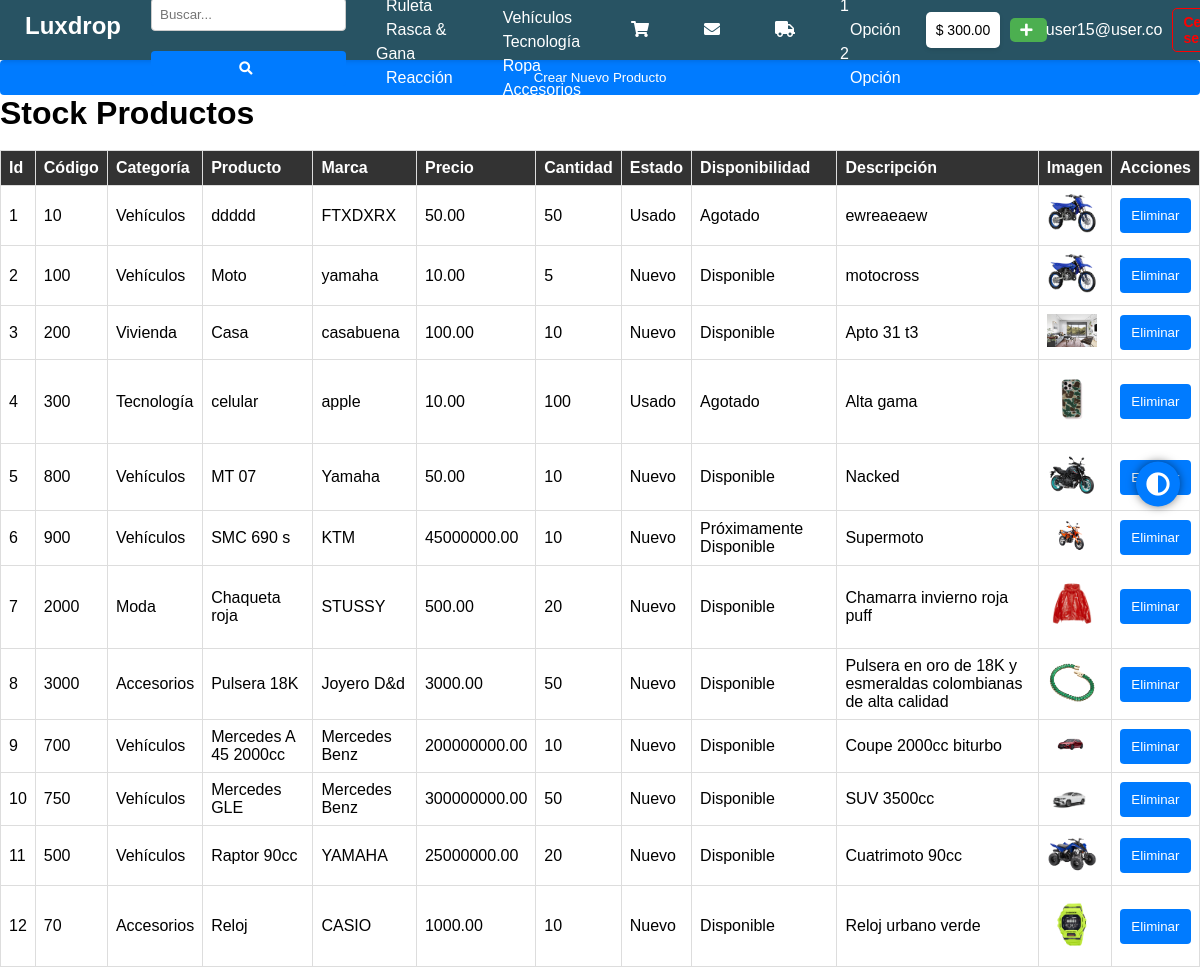
Page /products/ (signed in) on the committed database.
### Lucky/models.py (models this page shows, shortened)
class CustomUser(AbstractBaseUser, PermissionsMixin):
    ROLE_CHOICES = [
        ('superuser', 'Superuser'),
        ('admin', 'Admin'),
        ('manager', 'Manager'),
        ('customer', 'Customer'),
    ]
    email = models.EmailField(unique=True)
    date_joined = models.DateTimeField(default=timezone.now)
    last_login = models.DateTimeField(_('last login'), blank=True, null=True)
    first_name = models.CharField(max_length=50, blank=True)
    last_name = models.CharField(max_length=50, blank=True)
    is_active = models.BooleanField(default=True)
    is_staff = models.BooleanField(default=False)
    user_number = models.IntegerField(blank=True, null=True)
    is_verified = models.BooleanField(default=False, blank=True)
    groups = models.ManyToManyField(Group, related_name='customuser_set', blank=True)
    user_permissions = models.ManyToManyField(Permission, related_name='customuser_set', blank=True)
    role = models.CharField(max_length=50, choices=ROLE_CHOICES, default='customer')
    objects = CustomUserManager()
    USERNAME_FIELD = 'email'
    REQUIRED_FIELDS = []
    class Meta:
        db_table = 'Auth'
        verbose_name = _('user')
        verbose_name_plural = _('users')

class Wallet(models.Model):
    user = models.OneToOneField(CustomUser, on_delete=models.CASCADE, related_name='wallet')
    user_email = models.EmailField(unique=True)
    currency = models.CharField(max_length=3, default='USD')
    last_update_date = models.DateTimeField(auto_now=True)
    amount = models.DecimalField(max_digits=10, decimal_places=2, default=0)
    class Meta:
        db_table = 'Wallet'

class Product(models.Model):
    DISPONIBILITY_CHOICES = [
        ('available', 'Disponible'),
        ('out_of_stock', 'Agotado'),
        ('coming_soon', 'Próximamente Disponible'),
        ('reserved', 'Reservado'),
        ('discontinued', 'Descontinuado'),
        ('in_transit', 'En Tránsito'),
        ('pending', 'Pendiente'),
        ('returned', 'Devuelto'),
        ('under_repair', 'En Reparación'),
        ('not_for_sale', 'No Disponible para Venta'),
        ('being_retired', 'En Proceso de Retiro'),
        ('in_negotiation', 'En Negociación'),
        ('sold_out', 'Agotado'),
        ('available_now', 'Disponible Ahora'),
        ('temporarily_unavailable', 'Temporalmente No Disponible'),
        ('pre_order', 'Preorden'),
        ('backorder', 'Pedido Pendiente'),
        ('special_order', 'Pedido Especial'),
        ('limited_stock', 'Stock Limitado'),
        ('awaiting_restock', 'Esperando Reabastecimiento'),
        ('to_be_demolished', 'Para Ser Demolido'),
    ]
    STATE_CHOICES = [
        ('NEW', 'Nuevo'),
        ('USED', 'Usado'),
        ('REFURBISHED', 'Reacondicionado'),
        ('DAMAGED', 'Dañado'),
        ('OPEN_BOX', 'Caja Abierta'),
        ('FOR_PARTS', 'Para Piezas'),
        ('for_sale', 'En Venta'),
        ('for_rent', 'En Renta'),
        ('sale_in_progress', 'En Proceso de Venta'),
        ('rented', 'Rentada'),
        ('under_contract', 'Bajo Contrato'),
        ('available_soon', 'Disponible Pronto'),
        ('under_renovation', 'En Renovación'),
        ('under_maintenance', 'En Mantenimiento'),
        ('under_construction', 'En Construcción'),
        ('new_listing', 'Nuevo Listado'),
        ('off_market', 'Fuera del Mercado'),
        ('foreclosed', 'Embargada'),
        ('auction', 'Subasta'),
        ('pending_inspection', 'Pendiente de Inspección'),
        ('contingent', 'Contingente'),
        ('move_in_ready', 'Listo para Mudanza'),
        ('fixer_upper', 'Para Renovar'),
        ('historical', 'Histórico'),
        ('luxury', 'Lujo'),
        ('eco_friendly', 'Ecológico'),
    ]
    CATEGORY_CHOICES = [
        ('housing', 'Vivienda'),
        ('vehicles', 'Vehículos'),
        ('technology', 'Tecnología'),
        ('fashion', 'Moda'),
        ('accessories', 'Accesorios'),
    ]
    code = models.CharField(max_length=100, unique=True)
    name = models.CharField(max_length=100)
    description = models.TextField()
    price = models.DecimalField(max_digits=13, decimal_places=2)
    stock = models.IntegerField()
    categories = models.CharField(max_length=20, choices=CATEGORY_CHOICES, blank=True, null=True, default='technology')
    brand = models.CharField(max_length=100)
    disponibility = models.CharField(max_length=50, choices=DISPONIBILITY_CHOICES, blank=True, null=True, default='coming_soon')
    state = models.CharField(max_length=20, choices=STATE_CHOICES, blank=True, null=True, default='NEW')
    image = models.ImageField(upload_to="images/")
    class Meta:
        db_table = 'Products'
        verbose_name = _('product')
        verbose_name_plural = _('products')

### Lucky/views.py (the view)
# urls.py: path('products/', views.products, name='products'),
@login_required
def products(request):
    if request.method == 'POST':
        form = ProductForm(request.POST, request.FILES)
        if form.is_valid():
            form.save()
            messages.success(request, 'Producto creado exitosamente.')
            return redirect('products')
        else:
            messages.error(request, 'Error al crear el producto. Por favor revise los datos ingresados.')
    else:
        form = ProductForm()
    products = Product.objects.all()
    return render(request, 'products.html', {'form': form, 'products': products})

### Lucky/forms.py
class ProductForm(forms.ModelForm):
    class Meta:
        model = Product
        fields = ['id', 'code', 'name', 'description', 'price', 'stock', 'categories', 'brand', 'state', 'disponibility', 'image']
        widgets = {
            'categories': forms.Select(choices=Product.CATEGORY_CHOICES),
            'state': forms.Select(choices=Product.STATE_CHOICES),
            'disponibility': forms.Select(choices=Product.DISPONIBILITY_CHOICES),
        }

### templates/products.html (shortened to what this page needs)
{% load static %}
<!DOCTYPE html>
<html lang="en">
<head>
    <link rel="stylesheet" href="https://cdnjs.cloudflare.com/ajax/libs/font-awesome/5.15.4/css/all.min.css">
    <link rel="stylesheet" href="{% static '../static/css/style.css' %}">
</head>
<body>
           {% include 'header.html' %}
        <div class="container">
            <button id="toggleFormBtn">Crear Nuevo Producto</button>
        </div>
            <main class="user-data-table">
                <h1>Stock Productos</h1>
                <table class="deliveries-table">
                    <thead>
                        <tr>
                            <th>Id</th>
                            <th>Código</th>
                            <th>Categoría</th>
                            <th>Producto</th>
                            <th>Marca</th>
                            <th>Precio</th>
                            <th>Cantidad</th>
                            <th>Estado</th>
                            <th>Disponibilidad</th>
                            <th>Descripción</th>
                            <th>Imagen</th>
                            <th>Acciones</th>
                        </tr>
                    </thead>
                    <br>
                    <tbody>
                        {% for product in products %}
                        <tr>
                            <td>{{ product.id }}</td>
                            <td>{{ product.code }}</td>
                            <td>{{ product.get_categories_display }}</td>
                            <td>{{ product.name }}</td>
                            <td>{{ product.brand }}</td>
                            <td>{{ product.price }}</td>
                            <td>{{ product.stock }}</td>
                            <td>{{ product.get_state_display }}</td>
                            <td>{{ product.get_disponibility_display }}</td>
                            <td>{{ product.description }}</td>
                            <td><img src="{{ product.image.url }}" alt="{{ product.name }}" style="width: 50px; height: auto;"></td>
                            <td>
                                <form method="post" id="delete_form_{{ product.id }}" action="{% url 'delete_product' product.id %}">
                                    <button type="button" class="btn btn-danger btn-sm delete-btn" data-product-id="{{ product.id }}">Eliminar</button>
                                </form>
                            </td>
                        </tr>
                        {% empty %}
                        <tr>
                            <td colspan="10">No hay productos disponibles.</td>
                        </tr>
                        {% endfor %}
                    </tbody>
                </table>
            </main>
    <div class="floating-button" id="theme-toggle">
        <i class="fas fa-adjust"></i>
    </div>
    {% include 'modal_lugares.html' %}
</body>
</html>

### templates/header.html (shortened to what this page needs)
{% load static %}
<!DOCTYPE html>
<html lang="en">
<head>
    <link rel="stylesheet" href="https://cdnjs.cloudflare.com/ajax/libs/font-awesome/5.15.4/css/all.min.css">
    <link rel="stylesheet" href="{% static 'css/header.css' %}">
</head>
<body>
    <header>
        <nav>
            <li class="title"><a href="{% url 'home' %}">Luxdrop</a></li>
            <ul id="navMenu">
                <li class="dropdown search-dropdown">
                    <div class="dropdown-content search-bar">
                        <input type="text" placeholder="Buscar..." id="searchInput">
                        <button type="submit"><i class="fas fa-search"></i></button>
                    </div>
                </li>
                <li class="dropdown">
                    <div class="dropdown-content">
                        <a href="{% url 'drop' %}">Ruleta</a>
                        <a href="#">Rasca & Gana</a>
                        <a href="#">Reacción</a>
                    </div>
                </li>
                <li class="dropdown">
                    <div class="dropdown-content">
                        <a href="#">Vivienda</a>
                        <a href="#">Vehículos</a>
                        <a href="#">Tecnología</a>
                        <a href="#">Ropa</a>
                        <a href="#">Accesorios</a>
                    </div>
                </li>
                <li><a href="{% url 'cart' %}"><i class="fas fa-shopping-cart"></i></a></li>
                <li><a href="#"><i class="fas fa-envelope"></i></a></li>
                <li><a id="delivery-icon" href="{% url 'delivery' %}"><i class="fas fa-truck"></i></a></li>
                <li class="dropdown">
                    <div class="dropdown-content">
                        <a href="#">Opción 1</a>
                        <a href="#">Opción 2</a>
                        <a href="#">Opción 3</a>
                    </div>
                </li>
            </ul>
            <div class="user-actions">
                <div class="saldo-box">
                    <p>$ {{ user.wallet.amount }}</p>
                </div>
                <button id="openModalButton" data-url="{% url 'transfer' %}"><i class="fas fa-plus"></i></button>
            </div>
            <div class="user-actions">
                <p class="username">{{ user.email }}</p>
                <a href="{% url 'index' %}" class="logout-button">Cerrar sesión</a>
            </div>
        </nav>
    </header>
</body>
</html>

### static/css/style.css (style rules this page uses)
* { margin: 0; padding: 0; box-sizing: border-box; }
body { font-family: Arial, sans-serif; padding-top: 60px; background-color: transparent; }
body:not(.dark_theme) { background-color: transparent; }
.saldo-box { background-color: white; padding: 10px; border-radius: 5px; box-shadow: 0 2px 4px rgba(0, 0, 0, 0.1); flex-shrink: 0; }
.saldo-box p { margin: 0; }
.container { display: flex; justify-content: space-around; max-width: 1200px; margin: 0 auto; }
* { margin: 0; padding: 20px; box-sizing: border-box; }
.floating-button { position: fixed; top: 50%; right: 20px; transform: translateY(-50%); background-color: #007bff; color: #fff; padding: 10px; border-radius: 50%; cursor: pointer; z-index: 3000; box-shadow: 0px 0px 10px rgba(0, 0, 0, 0.5); }
.floating-button i { font-size: 24px; }
button { width: 100%; padding: 10px; background-color: #007bff; color: white; border: none; border-radius: 4px; cursor: pointer; }
.deliveries-table { width: 100%; margin: 0; border-collapse: collapse; }
.deliveries-table th, .deliveries-table td { border: 1px solid #ddd; padding: 8px; text-align: left; }
.deliveries-table th { background-color: #333; color: white; }
body { font-family: Arial, sans-serif; }
form { display: flex; flex-direction: column; }
input[type="text"], input[type="date"], input[type="number"], select { padding: 8px; margin-bottom: 20px; border: 1px solid #ccc; border-radius: 4px; }
ul { list-style-type: disc; margin-left: 20px; padding-left: 20px; }
li { margin-bottom: 8px; line-height: 1.5; padding-left: 10px; }

### static/css/header.css (style rules this page uses)
header { background-color: #285363; color: #fff; position: fixed; top: 0; left: 0; z-index: 1000; width: 100%; height: 60px; display: flex; justify-content: space-between; align-items: center; box-shadow: 0 2px 4px rgba(0, 0, 0, 0.1); padding: 0 10px; }
nav { display: flex; justify-content: space-between; align-items: center; width: 100%; }
nav ul { list-style: none; display: flex; align-items: center; margin: 0; padding: 0; }
nav ul li { margin: 0 15px; padding: 0; position: relative; }
nav ul li a { color: #fff; text-decoration: none; font-size: 16px; padding: 10px; }
nav ul li i { margin-right: 5px; }
.title { font-size: 24px; font-weight: bold; color: #fff; margin-right: auto; padding: 15px; list-style-type: none; }
.title a { color: #fff; text-decoration: none; }
.saldo-box { background-color: #fff; color: #000; padding: 5px 10px; border-radius: 5px; margin-right: 10px; font-size: 14px; }
#openModalButton { background-color: #4CAF50; color: white; border: none; padding: 5px 10px; cursor: pointer; border-radius: 5px; font-size: 14px; display: flex; align-items: center; justify-content: center; }
#openModalButton i { margin-right: 5px; font-size: 14px; }
.user-actions { display: flex; align-items: center; margin-left: 10px; }
.user-actions .username { color: #fff; margin-right: 10px; font-size: 16px; }
.user-actions a.logout-button { color: red; font-weight: bold; text-decoration: none; font-size: 14px; padding: 5px 10px; border: 1px solid red; border-radius: 5px; transition: background-color 0.3s, border-color 0.3s; }

### rows in the picture
CustomUser: wallet.amount "300.00", email "user15@user.co"
Product: id "1", code "10", categories "Vehículos", name "ddddd", brand "FTXDXRX", price "50.00", stock "50", state "Usado", disponibility "Agotado", description "ewreaeaew", image (picture)
Product: id "2", code "100", categories "Vehículos", name "Moto", brand "yamaha", price "10.00", stock "5", state "Nuevo", disponibility "Disponible", description "motocross", image (picture)
Product: id "3", code "200", categories "Vivienda", name "Casa", brand "casabuena", price "100.00", stock "10", state "Nuevo", disponibility "Disponible", description "Apto 31 t3", image (picture)
Product: id "4", code "300", categories "Tecnología", name "celular", brand "apple", price "10.00", stock "100", state "Usado", disponibility "Agotado", description "Alta gama", image (picture)
Product: id "5", code "800", categories "Vehículos", name "MT 07", brand "Yamaha", price "50.00", stock "10", state "Nuevo", disponibility "Disponible", description "Nacked", image (picture)
Product: id "6", code "900", categories "Vehículos", name "SMC 690 s", brand "KTM", price "45000000.00", stock "10", state "Nuevo", disponibility "Próximamente Disponible", description "Supermoto", image (picture)
Product: id "7", code "2000", categories "Moda", name "Chaqueta roja", brand "STUSSY", price "500.00", stock "20", state "Nuevo", disponibility "Disponible", description "Chamarra invierno roja puff", image (picture)
Product: id "8", code "3000", categories "Accesorios", name "Pulsera 18K", brand "Joyero D&d", price "3000.00", stock "50", state "Nuevo", disponibility "Disponible", description "Pulsera en oro de 18K y esmeraldas colombianas de alta calidad", image (picture)
Product: id "9", code "700", categories "Vehículos", name "Mercedes A 45 2000cc", brand "Mercedes Benz", price "200000000.00", stock "10", state "Nuevo", disponibility "Disponible", description "Coupe 2000cc biturbo", image (picture)
Product: id "10", code "750", categories "Vehículos", name "Mercedes GLE", brand "Mercedes Benz", price "300000000.00", stock "50", state "Nuevo", disponibility "Disponible", description "SUV 3500cc", image (picture)
Product: id "11", code "500", categories "Vehículos", name "Raptor 90cc", brand "YAMAHA", price "25000000.00", stock "20", state "Nuevo", disponibility "Disponible", description "Cuatrimoto 90cc", image (picture)
Product: id "12", code "70", categories "Accesorios", name "Reloj", brand "CASIO", price "1000.00", stock "10", state "Nuevo", disponibility "Disponible", description "Reloj urbano verde", image (picture)
